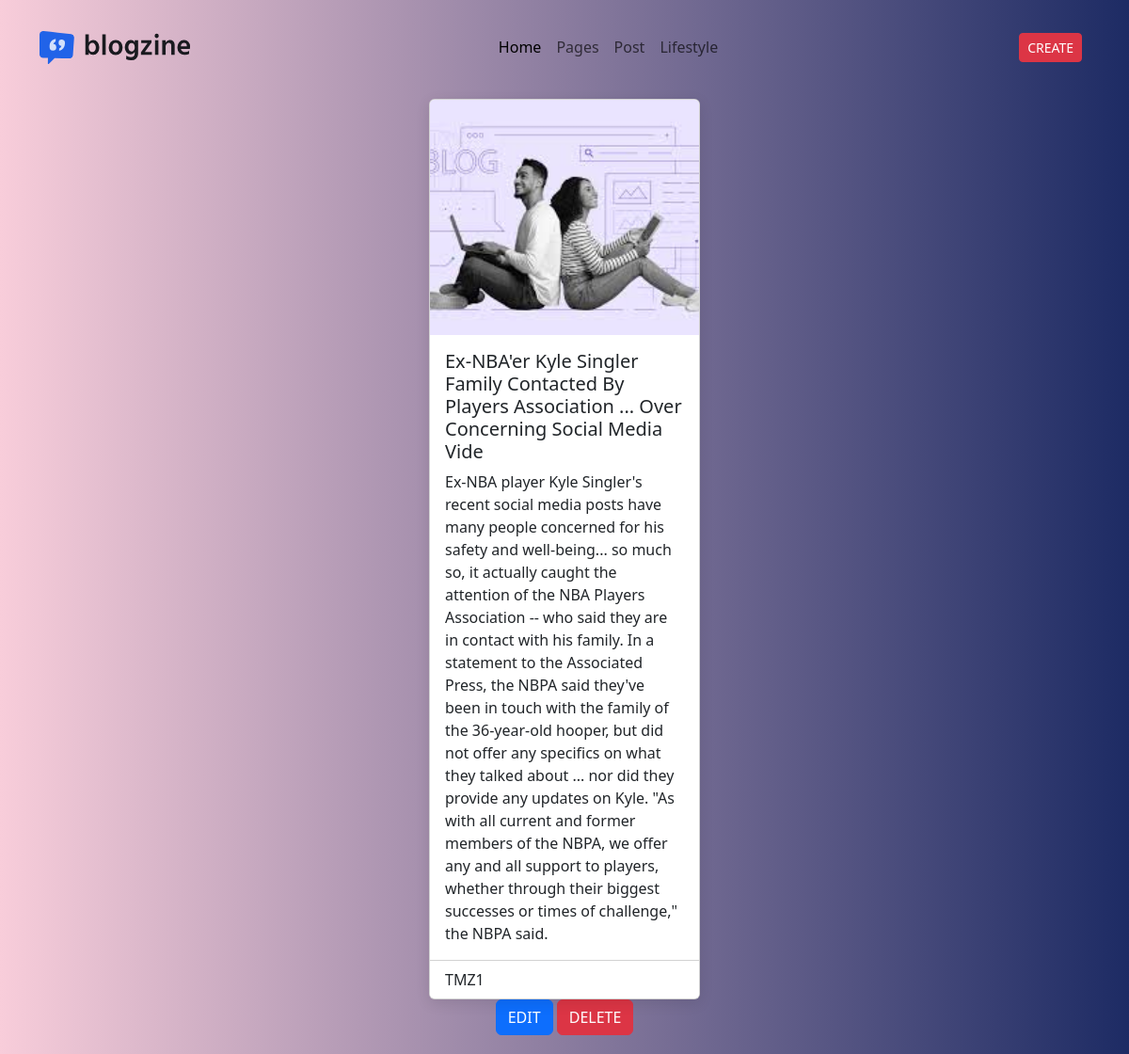
Screenshot of /detail/12 with the database file from the repository.
### app/models.py (models this page shows, shortened)
class blogmodel(models.Model):
    title = models.CharField(max_length=100)
    content = models.TextField()
    created_at = models.DateTimeField(auto_now_add=True)
    author = models.CharField(max_length=100 , unique= True)
    image =  models.ImageField(upload_to='blogimage', default='default\download.jpg')

### app/views.py (the view)
# urls.py: path('detail/<int:pk>',TaskDetailviews.as_view(),name='detail1'),
class TaskDetailviews(DetailView):
    model = blogmodel
    template_name = 'detail.html'
    context_object_name = 'dict2'

### templates/detail.html (shortened to what this page needs)
{% extends 'base.html' %}
{% load static %}
{% block content %}
<div class="container mt-4">
    <div class="card">
      {% if dict2.image %}
        <img src="{{ dict2.image.url }}" class="card-img-top" alt="{{ dict2.title }}">
      {% endif %}
        <div class="card-body">
            <h5 class="card-title">{{ dict2.title }}</h5>
            <p class="card-text">{{ dict2.content }}</p>
        </div>
        <ul class="list-group list-group-flush">
            <li class="list-group-item">{{ dict2.author }}</li>
        </ul>
    </div>
    <div class="card-footer text-center">
        <a href="{% url 'task_update' dict2.id %}" class="btn btn-primary">EDIT</a>
        <a href="{% url 'task_delete' dict2.id %}" class="btn btn-danger" onclick="return confirm('Are you sure you want to delete this item?');">DELETE</a>
    </div>
</div>
{% endblock %}

### templates/detail.html (style rules this page uses)
body { background: linear-gradient(to right, #f8cdda, #1d2b64); color: #333; padding: 20px; }
.card { width: 18rem; margin: auto; box-shadow: 0 4px 15px rgba(0, 0, 0, 0.1); transition: transform 0.3s, box-shadow 0.3s; }
.card-img-top { height: 250px; object-fit: cover; transition: transform 0.3s; }
.card-title { transition: color 0.3s; }
.list-group-item { transition: background-color 0.3s; }
.btn { transition: background-color 0.3s, transform 0.3s; }

### rows the page displays
blogmodel: title "Ex-NBA'er Kyle Singler Family Contacted By Players Association ... Over Concerning Social Media Vide", content "Ex-NBA player Kyle Singler's recent social media posts have many people concerned for his safety and well-being... so much so, it actually caught the attention of the NBA Players Association -- who said they are in contact with his family. In a statement to the Associated Press, the NBPA said they've been in touch with the family of the 36-year-old hooper, but did not offer any specifics on what they talked about ... nor did they provide any updates on Kyle. \"As with all current and former members of the NBPA, we offer any and all support to players, whether through their biggest successes or times of challenge,\" the NBPA said.", author "TMZ1"
